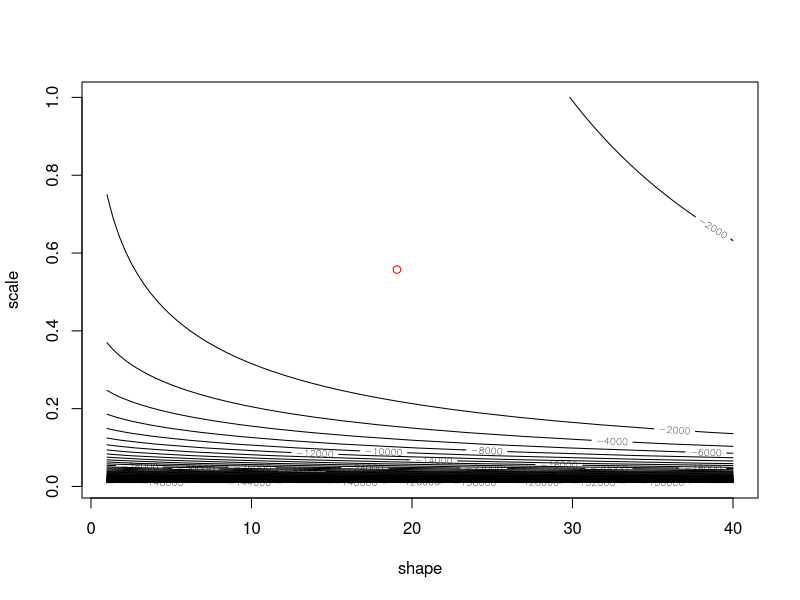
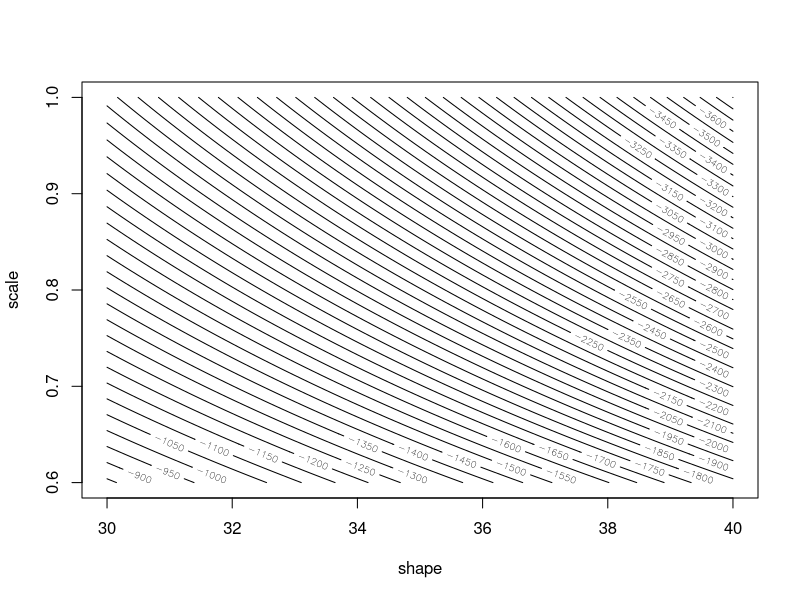

The R script that drew these images, in order:
## In this lab, we begin working with likelihood functions, continuing to use
## the data on the heart weight of cats from previous labs.

library(MASS)
data(cats)



## Fit the gamma distribution to the cats' hearts', using the "method of
## moments" from Lab 3.

gamma.est <- function(data) {
	a <- round(mean(data)^2/var(data), 5)
	s <- round(var(data)/mean(data), 5)
	return(c(a = a, s = s))
}

cat.hearts.est <- gamma.est(cats$Hwt)



## Calculate the log-likelihood of the shape and scale parameters you
## just estimated. The answer, rounded to the nearest integer, should be
## -326. Hint: ?dgamma.

sum(dgamma(cats$Hwt, shape = cat.hearts.est["a"], scale = cat.hearts.est["s"], log = TRUE))



## Write a function, gamma.loglike, which takes in a vector, contain-
## ing a shape and a scale parameter, and returns the log-likelihood of the
## cats' hearts' masses. Check that when you run gamma.loglike with the
## estimate from question 1, you get the log-likelihood from question 2.

gamma.loglike <- function(params) {
	return(sum(dgamma(cats$Hwt, shape = params[1], scale = params[2], log = TRUE)))
}

gamma.loglike(cat.hearts.est)



## Make a contour plot of the log-likelihood, with the shape parameter
## on the horizontal axis (range 1 to 40) and the scale parameter on the
## vertical (range 0.01 to 1). Add a point indicating the location of your
## moment-based estimate from question 1. Hints: Consider surface.0 from
## lecture 10. Also, you will probably want to increase the number of
## levels on the contour plot above the default of 10.

surface.0 <- function(f, from.x = 0, to.x = 1, from.y = 0, to.y = 1, n.x = 101,
  n.y = 101, ...) {
  x.seq <- seq(from = from.x, to = to.x, length.out = n.x)
  y.seq <- seq(from = from.y, to = to.y, length.out = n.y)
  plot.grid <- expand.grid(x = x.seq, y = y.seq)
  z.values <- apply(plot.grid, 1, f)
  z.matrix <- matrix(z.values, nrow = n.x)
  contour(x = x.seq, y = y.seq, z = z.matrix, ...)
  invisible(list(x = x.seq, y = y.seq, z = z.matrix))
}

surface.0(gamma.loglike, from.x = 1, to.x = 40, from.y = 0.01, to.y = 1, nlevels = 100,
xlab = "shape", ylab = "scale")

points(x = cat.hearts.est["a"], y = cat.hearts.est["s"], col = "red")



## Use the plot from the previous question to locate the region where
## the likelihood seems to be largest. Make a new plot which zooms in on
## this region.

surface.0(gamma.loglike, from.x = 30, to.x = 40, from.y = 0.6, to.y = 1, nlevels = 100,
xlab = "shape", ylab = "scale")